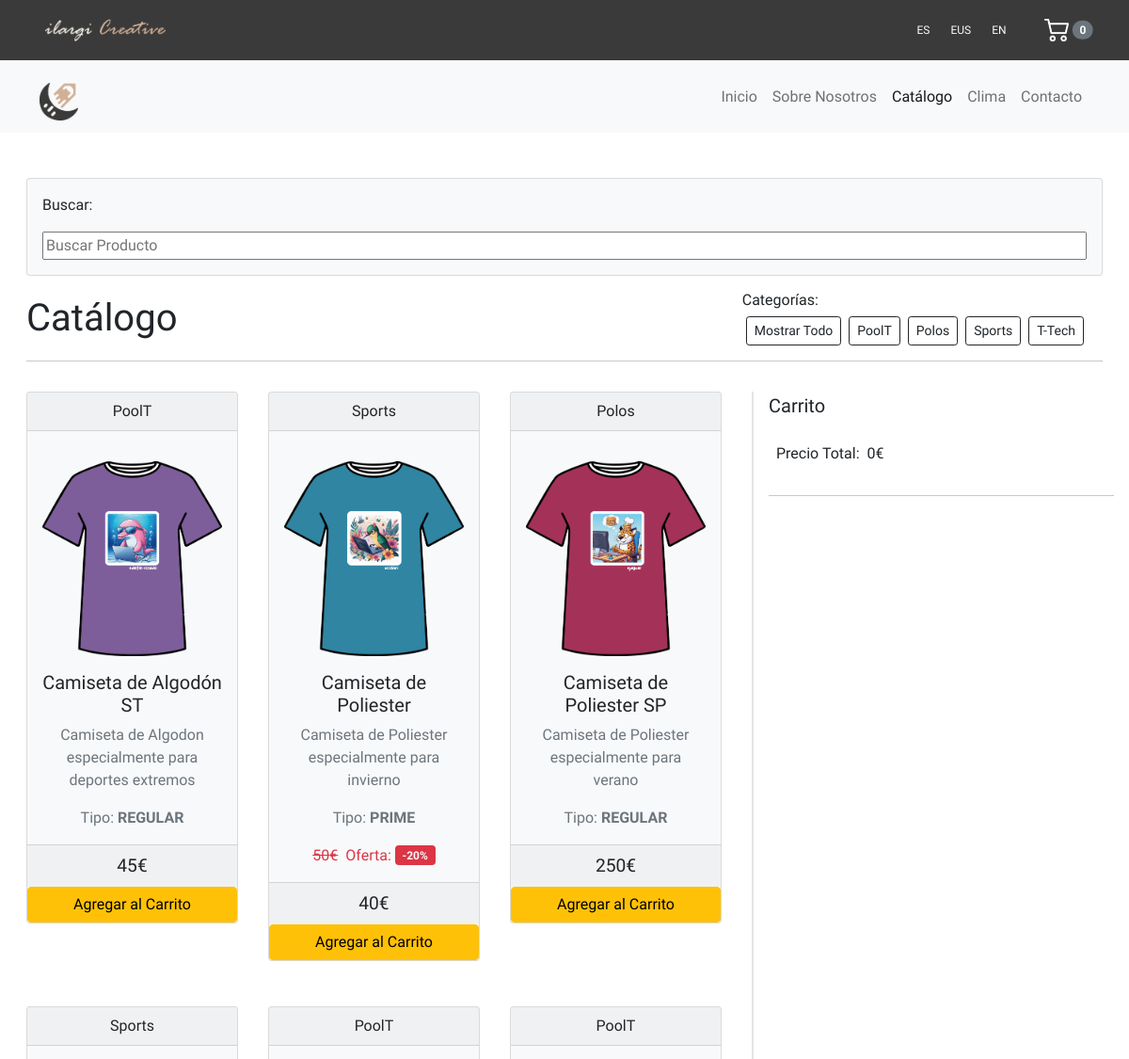
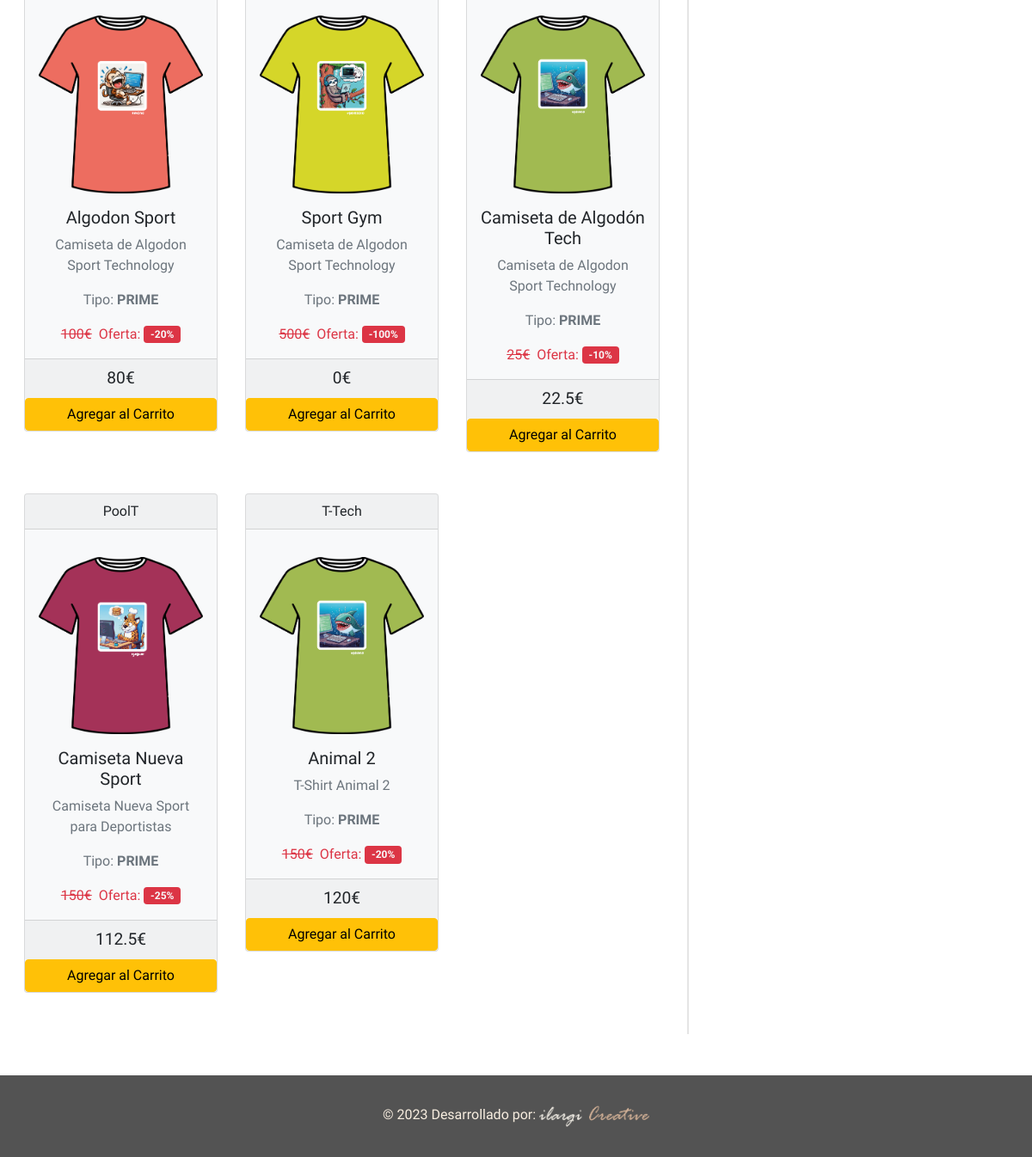
/catalogo.php, run on the app's committed database (2 pictures, top to bottom).
### tables this page shows
CREATE TABLE "productos" (
	"id"	INTEGER,
	"nombre"	TEXT NOT NULL,
	"descripcion"	TEXT DEFAULT NULL,
	"categoria_id"	INTEGER DEFAULT NULL,
	"talla_id"	INTEGER DEFAULT NULL,
	"tipo_producto_id"	INTEGER DEFAULT NULL,
	"descuento"	REAL DEFAULT NULL,
	"precio"	REAL NOT NULL,
	"precio_final"	REAL DEFAULT NULL,
	"imagen_url"	TEXT DEFAULT NULL,
	"cantidad"	INTEGER,
	"descripcion_eus"	TEXT,
	PRIMARY KEY("id" AUTOINCREMENT),
	FOREIGN KEY("talla_id") REFERENCES "talla"("id"),
	FOREIGN KEY("categoria_id") REFERENCES "categoria"("id"),
	FOREIGN KEY("tipo_producto_id") REFERENCES "tipo_producto"("id")
);

CREATE TABLE `categoria` (
  `id` INTEGER PRIMARY KEY AUTOINCREMENT,
  `nombre` TEXT DEFAULT NULL
);

CREATE TABLE `tipo_producto` (
  `id` INTEGER PRIMARY KEY AUTOINCREMENT,
  `nombre` TEXT DEFAULT NULL
);

### db/db_connection.php (called while the page is built, shortened)
<?php
class ProductosDB{
    public static function selectProductos(){
        try{
            $db = getDBConnection();
            $registros = $db->query("select * from productos");
            $productos = array();
            while ($registro = $registros->fetch()){
                $producto = new Producto();
                $producto->setId($registro['id']);
                $producto->setNombre($registro['nombre']);
                $producto->setDescripcion($registro['descripcion']);
                $producto->setCategoriaId($registro['categoria_id']);
                $producto->setTallaId($registro['talla_id']);
                $producto->setTipoProductoId($registro['tipo_producto_id']);
                $producto->setDescuento($registro['descuento']);
                $producto->setPrecio($registro['precio']);
                $producto->setImagenURL($registro['imagen_url']);
                $productos[] = $producto;
            }
            return $productos;
        } catch (Exception $e){
            echo "<p>Error:" .$e->getMessage() . "</p>\n";
            return null;
        }
    }
    public static function selectProductosJSON()
    {
        try {
            $db = getDBConnection();
            $registros = $db->query("select * from productos");
            if ($registro = $registros->fetch()) {
                $productos = array();
                do {
                    $producto = array(
                        'id' => (int)$registro['id'],
                        'nombre' => $registro['nombre'],
                        'descripcion' => $registro['descripcion'],
                        'categoria_id' => (int)$registro['categoria_id'],
                        'talla_id' => (int)$registro['talla_id'],
                        'tipo_producto_id' => (int)$registro['tipo_producto_id'],
                        'descuento' => (float)$registro['descuento'],
                        'precio' => (float)$registro['precio'],
                        'precio_final' => (float)$registro['precio_final'],
                        'imagen_url' => $registro['imagen_url']
                    );
                    $productos[] = $producto;
                } while ($registro = $registros->fetch());
                return json_encode($productos, JSON_UNESCAPED_UNICODE);
            }
        } catch (Exception $e) {
            echo "<p>Error:" . $e->getMessage() . "</p>\n";
            return null;
        }
    }
    public static function obtenerNombreTipoProducto($tipo_producto_id) {
        try {
            $db = getDBConnection();
            $consulta = "SELECT nombre FROM tipo_producto WHERE id = $tipo_producto_id";
            $resultado = $db->query($consulta);
            $nombre_tipo_producto = $resultado->fetchColumn();
            return $nombre_tipo_producto;
        } catch (Exception $e) {
            echo "<p>Error: " . $e->getMessage() . "</p>\n";
            return null;
        }
    }
    public static function obtenerNombreTipoCategoria($categoria_id) {
        try {
            $db = getDBConnection();
            $consulta = "SELECT nombre FROM categoria WHERE id = $categoria_id";
            $resultado = $db->query($consulta);
            $nombre_tipo_categoria = $resultado->fetchColumn();
            return $nombre_tipo_categoria;
        } catch (Exception $e) {
            echo "<p>Error: " . $e->getMessage() . "</p>\n";
            return null;
        }
    }
}

### src/objects/productos.php (called while the page is built, shortened)
<?php
class Producto {
    private $id;
    private $nombre;
    private $descripcion;
    private $tipo_producto_id;
    private $descuento;
    private $precio;
    private $imagen_url;
    public function __construct() {
        $this->descuento = 50;
    }
    public function getId() {
        return $this->id;
    }
    public function setId($id) {
        $this->id = $id;
    }
    public function getNombre() {
        return $this->nombre;
    }
    public function setNombre($nombre) {
        $this->nombre = $nombre;
    }
    public function getDescripcion() {
        return $this->descripcion;
    }
    public function setDescripcion($descripcion) {
        $this->descripcion = $descripcion;
    }
    public function getTipoProductoId() {
        return $this->tipo_producto_id;
    }
    public function setTipoProductoId($tipo_producto_id) {
        $this->tipo_producto_id = $tipo_producto_id;
    }
    public function getDescuento() {
        return $this->descuento;
    }
    public function setDescuento($descuento) {
        $this->descuento = $descuento;
    }
    public function getPrecio() {
        return $this->precio;
    }
    public function setPrecio($precio) {
        $this->precio = $precio;
    }
    public function getPrecioFinal() {
        if ($this->precio !== null && $this->descuento !== null && $this->tipo_producto_id == 1) {
            return $this->precio_final = $this->precio - ($this->precio * ($this->descuento / 100));
        } else {
            return $this->precio_final = $this->precio;
        }
    }
    public function getImagenUrl() {
        return $this->imagen_url;
    }
    public function setImagenUrl($imagen_url) {
        $this->imagen_url = $imagen_url;
    }
}

### src/views/catalogo.php (the view, shortened to what this page needs)
<!DOCTYPE html>
<html lang="en">
<head>
    <?php include '../includes/head.php'; ?>
</head>
<body>
    <?php include '../includes/header.php'; ?>
    <?php include '../includes/nav.php';  ?>
<main class="custom-dashboard">
    <div class="container-fluid py-5" style="min-height: 100vh;">
    <div class="card text-dark bg-light p-3 mx-3">
                <p class="card-text"><?php echo $textos['buscar']; ?>:</p>
                <input type="text" class="dropdown" id="search-input" placeholder="<?php echo $textos['buscar-producto']; ?>">
    </div>
        <div class="p-3">
            <div class="d-flex align-items-center justify-content-between">
                <div class="display-6 text-center"><?php echo $textos['catalogo']; ?></div>
                <div class="right-side d-grid mx-3">
                    <h6 class="h6"><?php echo $textos['categorias']; ?></h6>
                    <div id="btn-categorias"></div>
                </div>
            </div>
            <hr>
        </div>
        <div class="row d-flex flex-wrap-reverse">
            <div class="col-md-8 col-12 div-productos">
                <div class="d-flex flex-wrap" id="lista-items">
                    <?php foreach ($productos as $producto) :
                        $nombre_tipo_producto = ProductosDB::obtenerNombreTipoProducto($producto->getTipoProductoId());
                        $nombre_tipo_categoria = ProductosDB::obtenerNombreTipoCategoria($producto->getCategoriaId());
                    ?>
                        <div class="col-lg-4 col-md-4 col-sm-6 pb-5 px-3">
                            <div class="card bg-light text-center">
                                <a class="link-dark" href='../public/catalogo.php?id=<?= $producto->getId() ?>'>
                                    <div class="card-header"><?php echo $nombre_tipo_categoria ?></div>
                                    <div class="card-body">
                                        <img id="img-producto" src="<?php echo $producto->getImagenURL() ?>" class="img-fluid rounded-start py-3" style="width: 15em" alt="Card title">
                                        <h5 class="card-title"><?php echo $producto->getNombre() ?></h5>
                                        <p class="card-text text-muted"><?php echo $producto->getDescripcion() ?></p>
                                        <p class="card-text text-muted" id="tipo-producto"><?php echo $textos['tipo']; ?> <strong><?php echo $nombre_tipo_producto ?></strong> </p>
                                        <?php if ($producto->getTipoProductoId() == 1): ?>
                                            <div class="d-flex justify-content-center align-items-center gap-2">
                                                <div class="card-text <?php echo $producto->getTipoProductoId() == 1 ? 'text-decoration-line-through text-danger' : ''; ?>">
                                                        <?php echo $producto->getPrecio() ?>€
                                                </div>
                                                <div class="d-flex flex-column flex-lg-row gap-1 align-items-center">
                                                    <div class="text-danger"><?php echo $textos['oferta']; ?>:
                                                    </div>
                                                    <span class="badge bg-danger">
                                                        <p class="text-light m-0">-<?php echo $producto->getTipoProductoId() == 1 ? $producto->getDescuento() . '%' : ''; ?></p>
                                                    </span>
                                                </div>
                                            </div>
                                        <?php endif; ?>
                                    </div>
                                </a>
                                <div class="card-footer">
                                    <p class="card-text" style="font-size: larger;" id="price-producto"><?php echo $producto->getPrecioFinal() ?>€</p>
                                </div>
                                <button class="btn btn-warning w-100 btn-add"  id="btn-add-to-car" data-descuento="<?php echo $producto->getDescuento()?>" data-nombre="<?php echo $producto->getNombre() ?>" data-imagen="<?php echo $producto->getImagenURL() ?>" data-precio="<?php echo $producto->getPrecioFinal() ?>" data-tipo="<?php echo $producto->getTipoProductoId() ?>"><?php echo $textos['agregar-carrito']; ?></button>
                            </div>
                        </div>
                    <?php endforeach; ?>
                </div>
            </div>
            <div class="col-md-4 col-12 px-3" id="div-carrito">
                <div class="d-flex justify-content-between pb-2">
                    <p class="lead font-weight-bold"><?php echo $textos['carrito']; ?></p>
                </div>
                <div class="d-flex">
                    <p class="mx-2"><?php echo $textos['precio-total']; ?>: </p>
                    <p id="valor-total"></p>
                    <p>€</p>
                </div>
                <hr>
            </div>
        </div>
    </div>
    <?php include '../includes/footer.php';  ?>
    </main>
</body>
</html>

### public/catalogo.php (shortened to what this page needs)
<?php
require('../db/db_connection.php');
require('../src/objects/productos.php');
$currentPage = 'catalogo';
require '../assets/idioma/i18n.php';
$textos = $idiomas[$_SESSION['idioma']];
if (isset($_GET['id'])) {
    $id = $_GET['id'];
    $filteredId = filter_var($id, FILTER_VALIDATE_INT);
    if ($filteredId === false) {
        header("HTTP/1.0 400 Bad Request");
        include '../src/views/400.php';
        exit;
    }
    $producto = ProductosDB::selectProducto($id);
    if ($producto == null) {
        header("HTTP/1.0 404 Not Found");
        include '../src/views/404.php';
        exit;
    }
    $nombre_tipo_producto = ProductosDB::obtenerNombreTipoProducto($producto->getTipoProductoId());
    $nombre_tipo_categoria = ProductosDB::obtenerNombreTipoCategoria($producto->getCategoriaId());
    include '../src/views/product-page.php';
} else {
    $productos = ProductosDB::selectProductos();
    $productosJSON = ProductosDB::selectProductosJSON();
    $css = "../assets/css/style.css";
    require '../src/views/catalogo.php';
}

### includes/head.php (shortened to what this page needs)
<head>
    <link href="https://cdn.jsdelivr.net/npm/bootstrap@5.0.2/dist/css/bootstrap.min.css" rel="stylesheet">
    <link rel="stylesheet" href="<?php echo $css; ?>"">
</head>

### includes/header.php
<header class="header">
  <a href="../public/" aria-label="Ir a la página de inicio">
    <img src="../assets/img/logo/logo2.png" alt="Logo de MoyaCreative que lleva a la página de inicio" id="logo-header">
  </a>
  <div class="d-flex align-items-center gap-3">
    <div class="button-idiomas d-flex">
      <a href="?idioma=es" class="btn text-light btn-small  d-none d-md-block" id="es">ES</a>
      <a href="?idioma=eus" class="btn text-light btn-small d-none d-md-block" id="eus">EUS</a>
      <a href="?idioma=en" class="btn text-light btn-small  d-none d-md-block" id="en">EN</a>
    </div>
  <button type="button" class="btn btn-black position-relative" onclick="window.location.href = '../public/carrito.php';" aria-label="Ir al carrito de compras">
    <img src="../assets/img/carrito.png" alt="Imagen del Carrito" id="carrito">
    <span class="position-absolute top-50 start-100 translate-middle badge rounded-pill bg-secondary" id="contador">
    </span>
  </button>
  </div>
</header>

### includes/nav.php (shortened to what this page needs)
<nav class="navbar navbar-expand-lg navbar-light bg-light ">
  <div class="container">
    <a class="navbar-brand pt-3" aria-label="Ir al Inicio" href="index.php">
      <img src="../assets/img/logo/logo.png" alt="Logo de la Empresa" id="logo">
    </a>
    <div class="collapse navbar-collapse justify-content-end mr-auto text-center" id="navbarSupportedContent">
      <ul class="navbar-nav mr-auto">
        <li class="nav-item">
          <a id="nav-inicio" class="nav-link <?php echo ($currentPage === 'index') ? 'active' : ''; ?>" href="../public/"><?php echo $textos['inicio']; ?></a>
        </li>
        <li class="nav-item">
          <a id="nav-nosotros" class="nav-link <?php echo ($currentPage === 'nosotros') ? 'active' : ''; ?>" href="../public/nosotros.php"><?php echo $textos['nosotros']; ?></a>
        </li>
        <li class="nav-item">
          <a id="nav-catalogo" class="nav-link <?php echo ($currentPage === 'catalogo') ? 'active' : ''; ?>" href="../public/catalogo.php"><?php echo $textos['catalogo']; ?></a>
        </li>
        <li class="nav-item">
          <a class="nav-link <?php echo ($currentPage === 'clima') ? 'active' : ''; ?>" href="../public/weather.php" disabled><?php echo $textos['clima']; ?></a>
        </li>
        <li class="nav-item">
          <a class="nav-link <?php echo ($currentPage === 'contacto') ? 'active' : ''; ?>" href="../public/contacto.php" disabled><?php echo $textos['contacto']; ?></a>
        </li>
      </ul>
    </div>
  </div>
</nav>

### includes/footer.php
<footer class="footer">
    <div class="text-center">
      &copy; 2023 <?php echo $textos['desarrollador']; ?>
      <a href="../public/">
    <img src="../assets/img/logo/logo2.png" alt="" id="logo-header">
  </a>
    </div>
</footer>

### assets/css/style.css (style rules this page uses)
:root { --blanco: white; --negro: black; --grisOscuro: rgb(83, 83, 83); --gris: rgba(0, 0, 0, 0.1); --celeste: rgba(150, 174, 253, 0.1); }
body { font-family: 'Albert Sans', sans-serif; }
.header { padding: 1em 3em; background-color: rgb(59, 58, 58); color: var(--blanco); height: 4em; display: flex; flex-direction: row; justify-content: space-between; align-items: center; }
.custom-dashboard { width: 100%; margin: 0 auto; }
#logo { height: 2em; }
#logo-header { width: 8em; }
#carrito { height: 1.5em; margin-right: 0.2em; }
a { text-decoration: none; }
.div-productos { border-right: 1px solid var(--gris); padding-right: 1em; }
#div-carrito { border-left: 1px solid var(--gris); padding-left: 1em; }
.btn-small { padding: 5px 10px; font-size: 12px; }
.footer { background-color: var(--grisOscuro); padding: 2em 0; color: rgb(248, 238, 224); }

### data on the page
productos: categoria.nombre "PoolT", imagen_url (picture), nombre "Camiseta de Algodón ST", descripcion "Camiseta de Algodon especialmente para deportes extremos", tipo_producto.nombre "REGULAR", PrecioFinal "45"
productos: categoria.nombre "Sports", imagen_url (picture), nombre "Camiseta de Poliester", descripcion "Camiseta de Poliester especialmente para invierno", tipo_producto.nombre "PRIME", precio "50", descuento "20", PrecioFinal "40"
productos: categoria.nombre "Polos", imagen_url (picture), nombre "Camiseta de Poliester SP", descripcion "Camiseta de Poliester especialmente para verano", tipo_producto.nombre "REGULAR", PrecioFinal "250"
productos: categoria.nombre "Sports", imagen_url (picture), nombre "Algodon Sport", descripcion "Camiseta de Algodon Sport Technology", tipo_producto.nombre "PRIME", precio "100", descuento "20", PrecioFinal "80"
productos: categoria.nombre "PoolT", imagen_url (picture), nombre "Sport Gym", descripcion "Camiseta de Algodon Sport Technology", tipo_producto.nombre "PRIME", precio "500", descuento "100", PrecioFinal "0"
productos: categoria.nombre "PoolT", imagen_url (picture), nombre "Camiseta de Algodón Tech", descripcion "Camiseta de Algodon Sport Technology", tipo_producto.nombre "PRIME", precio "25", descuento "10", PrecioFinal "22.5"
productos: categoria.nombre "PoolT", imagen_url (picture), nombre "Camiseta Nueva Sport", descripcion "Camiseta Nueva Sport para Deportistas", tipo_producto.nombre "PRIME", precio "150", descuento "25", PrecioFinal "112.5"
productos: categoria.nombre "T-Tech", imagen_url (picture), nombre "Animal 2", descripcion "T-Shirt Animal 2", tipo_producto.nombre "PRIME", precio "150", descuento "20", PrecioFinal "120"

### other printed values
$textos['inicio'] "Inicio"
$textos['nosotros'] "Sobre Nosotros"
$textos['catalogo'] "Catálogo"
$textos['clima'] "Clima"
$textos['contacto'] "Contacto"
$textos['buscar'] "Buscar"
$textos['categorias'] "Categorías:"
$textos['carrito'] "Carrito"
$textos['precio-total'] "Precio Total"
$textos['desarrollador'] "Desarrollado por:"
